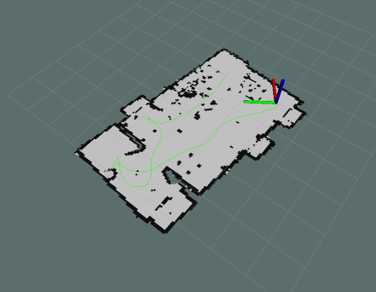
#> input picture Python Codes/mapComparision/assets/hostelGmapping.png, 376 x 292 px, found by its file name
$ python cannyEdgeDetect.py
#> lines starting #> are read from the running program, lines starting #| are printed output that depends on the picture; after the words box and inside, x2 and y2 are one past the last pixel; in counts of white or black regions, pixels touching at a corner belong together
import cv2 as cv
from matplotlib import pyplot as plt
img1 = cv.imread(
    r'C:\Users\jaypr\Desktop\Code\Python Codes\mapComparision\assets\hostelGmapping.png', 0)
#> img1: shape (292, 376); min 0, max 210, mean 116
img2 = cv.imread(
    r'C:\Users\jaypr\Desktop\Code\Python Codes\mapComparision\assets\hostelHectorslam.png', 0)
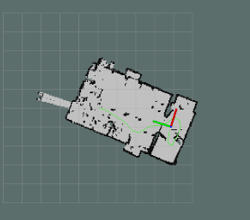
#> input picture Python Codes/mapComparision/assets/hostelHectorslam.png, 250 x 220 px, found by its file name
#> img2: shape (220, 250); min 0, max 209, mean 114.1
img3 = cv.imread(
    r'C:\Users\jaypr\Desktop\Code\Python Codes\mapComparision\assets\lobbyGmapping.png', 0)
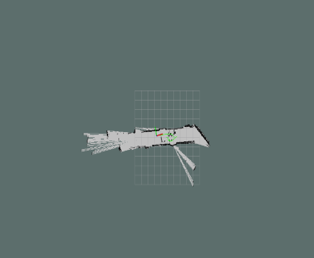
#> input picture Python Codes/mapComparision/assets/lobbyGmapping.png, 314 x 258 px, found by its file name
#> img3: shape (258, 314); min 0, max 207, mean 106.9
img4 = cv.imread(
    r'C:\Users\jaypr\Desktop\Code\Python Codes\mapComparision\assets\lobbyHectorslam.png', 0)
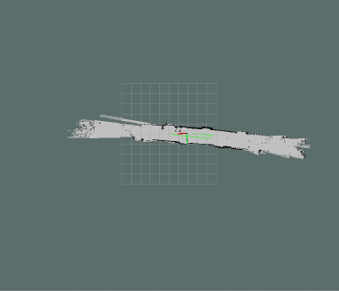
#> input picture Python Codes/mapComparision/assets/lobbyHectorslam.png, 339 x 291 px, found by its file name
#> img4: shape (291, 339); min 0, max 206, mean 108.2

up_width = 600
up_height = 400
up_points = (up_width, up_height)

img1 = cv.resize(img1, up_points, interpolation=cv.INTER_LINEAR)
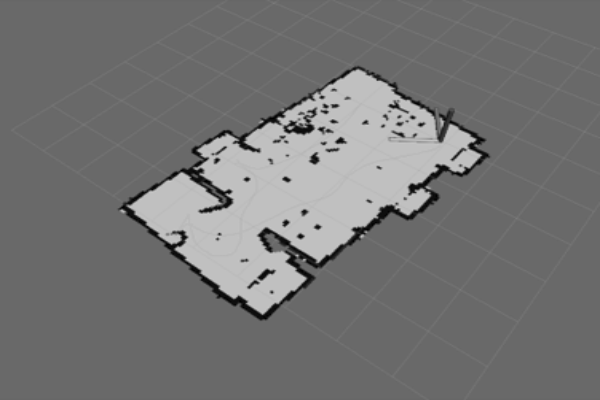
#> img1: shape (400, 600); min 0, max 201, mean 116
img2 = cv.resize(img2, up_points, interpolation=cv.INTER_LINEAR)
#> img2: shape (400, 600)
img3 = cv.resize(img3, up_points, interpolation=cv.INTER_LINEAR)
#> img3: shape (400, 600)
img4 = cv.resize(img4, up_points, interpolation=cv.INTER_LINEAR)
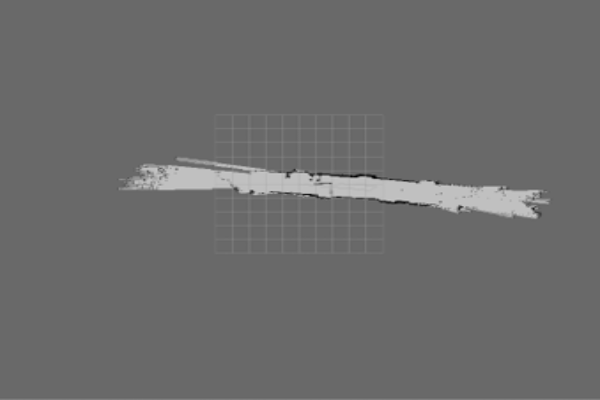
#> img4: shape (400, 600); min 2, max 199, mean 108.2

edges1 = cv.Canny(img1, 100, 200)
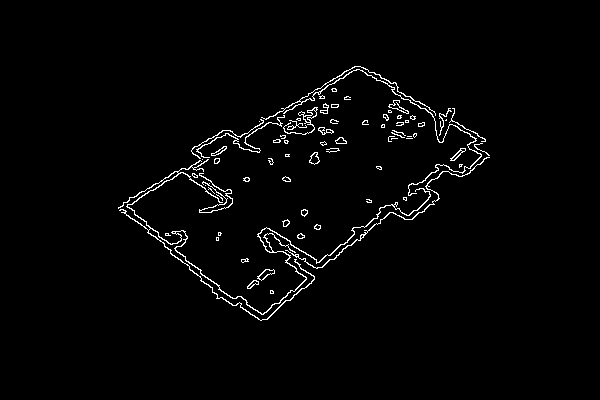
#> edges1: shape (400, 600); 2% white in thin lines or dots, all inside (x1, y1, x2, y2) = (118, 66, 490, 321)
edges2 = cv.Canny(img2, 100, 200)
#> edges2: shape (400, 600); 1.9% white in thin lines or dots, all inside (x1, y1, x2, y2) = (86, 103, 476, 301)
edges3 = cv.Canny(img3, 100, 200)
#> edges3: shape (400, 600); 0.65% white in thin lines or dots, all inside (x1, y1, x2, y2) = (156, 192, 400, 289)
edges4 = cv.Canny(img4, 100, 200)
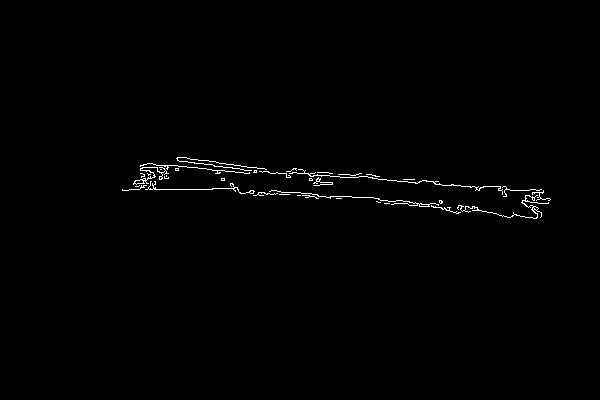
#> edges4: shape (400, 600); 0.77% white in thin lines or dots, all inside (x1, y1, x2, y2) = (122, 157, 551, 219)


# Row 1
plt.subplot(2, 4, 1), plt.imshow(img1, cmap='gray')
plt.title('Hostel (Gmapping)'), plt.xticks([]), plt.yticks([])

plt.subplot(2, 4, 2), plt.imshow(edges1, cmap='gray')
plt.title('Hostel (Gmapping)'), plt.xticks([]), plt.yticks([])

plt.subplot(2, 4, 3), plt.imshow(img2, cmap='gray')
plt.title('Hostel (HectorSLAM)'), plt.xticks([]), plt.yticks([])

plt.subplot(2, 4, 4), plt.imshow(edges2, cmap='gray')
plt.title('Hostel (HectorSLAM)'), plt.xticks([]), plt.yticks([])

# Row 2
plt.subplot(2, 4, 5), plt.imshow(img3, cmap='gray')
plt.title('Lobby (Gmapping)'), plt.xticks([]), plt.yticks([])

plt.subplot(2, 4, 6), plt.imshow(edges3, cmap='gray')
plt.title('Lobby (Gmapping)'), plt.xticks([]), plt.yticks([])

plt.subplot(2, 4, 7), plt.imshow(img4, cmap='gray')
plt.title('Lobby (HectorSLAM)'), plt.xticks([]), plt.yticks([])

plt.subplot(2, 4, 8), plt.imshow(edges4, cmap='gray')
plt.title('Lobby (HectorSLAM)'), plt.xticks([]), plt.yticks([])


plt.show()
